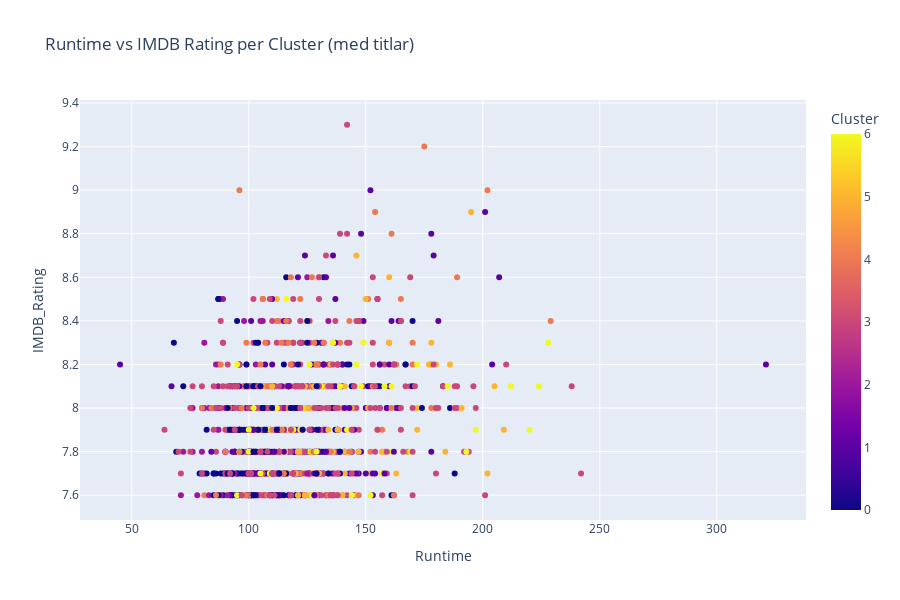

Notebook code for this chart:
### Code cell
import plotly.express as px

fig = px.scatter(
    df,
    x='Runtime',
    y='IMDB_Rating',
    color='Cluster',
    hover_data=['Series_Title', 'Genre', 'Released_Year'],
    title="Runtime vs IMDB Rating per Cluster (med titlar)",
    width=900,
    height=600
)
fig.show()

### Figure 1 — Plotly figure (JSON) as saved in the notebook; plotly's stock layout.template omitted (floating-point values rounded to 4 significant figures; data arrays with more than 128 entries replaced by an {"elided": "..."} marker saying what was removed)
{"data": [{"customdata": {"elided": "999x3 mixed values"}, "hovertemplate": "Runtime=%{x}<br>IMDB_Rating=%{y}<br>Series_Title=%{customdata[0]}<br>Genre=%{customdata[1]}<br>Released_Year=%{customdata[2]}<br>Cluster=%{marker.color}<extra></extra>", "legendgroup": "", "marker": {"color": {"elided": "999 int values"}, "coloraxis": "coloraxis", "symbol": "circle"}, "mode": "markers", "name": "", "orientation": "v", "showlegend": false, "type": "scatter", "x": {"elided": "999 int values"}, "xaxis": "x", "y": {"elided": "999 float values"}, "yaxis": "y"}], "layout": {"coloraxis": {"colorbar": {"title": {"text": "Cluster"}}, "colorscale": [[0, "#0d0887"], [0.1111, "#46039f"], [0.2222, "#7201a8"], [0.3333, "#9c179e"], [0.4444, "#bd3786"], [0.5556, "#d8576b"], [0.6667, "#ed7953"], [0.7778, "#fb9f3a"], [0.8889, "#fdca26"], [1, "#f0f921"]]}, "height": 600, "legend": {"tracegroupgap": 0}, "title": {"text": "Runtime vs IMDB Rating per Cluster (med titlar)"}, "width": 900, "xaxis": {"anchor": "y", "domain": [0, 1], "title": {"text": "Runtime"}}, "yaxis": {"anchor": "x", "domain": [0, 1], "title": {"text": "IMDB_Rating"}}}}
